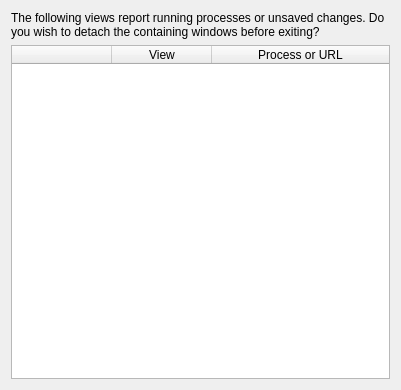
<?xml version="1.0" encoding="UTF-8"?>
<ui version="4.0">
 <class>DetachProcesses</class>
 <widget class="QWidget" name="DetachProcesses">
  <property name="geometry">
   <rect>
    <x>0</x>
    <y>0</y>
    <width>401</width>
    <height>390</height>
   </rect>
  </property>
  <property name="windowTitle">
   <string>Detach processes</string>
  </property>
  <layout class="QGridLayout" name="gridLayout">
   <item row="0" column="0">
    <widget class="QLabel" name="lTitle">
     <property name="text">
      <string>The following views report running processes or unsaved changes. Do you wish to detach the containing windows before exiting?</string>
     </property>
     <property name="wordWrap">
      <bool>true</bool>
     </property>
    </widget>
   </item>
   <item row="1" column="0">
    <widget class="QTableWidget" name="processTable">
     <property name="alternatingRowColors">
      <bool>true</bool>
     </property>
     <property name="selectionBehavior">
      <enum>QAbstractItemView::SelectRows</enum>
     </property>
     <property name="cornerButtonEnabled">
      <bool>false</bool>
     </property>
     <property name="columnCount">
      <number>3</number>
     </property>
     <attribute name="horizontalHeaderVisible">
      <bool>true</bool>
     </attribute>
     <attribute name="horizontalHeaderStretchLastSection">
      <bool>true</bool>
     </attribute>
     <attribute name="verticalHeaderVisible">
      <bool>false</bool>
     </attribute>
     <attribute name="verticalHeaderStretchLastSection">
      <bool>false</bool>
     </attribute>
     <column>
      <property name="text">
       <string/>
      </property>
     </column>
     <column>
      <property name="text">
       <string>View</string>
      </property>
     </column>
     <column>
      <property name="text">
       <string>Process or URL</string>
      </property>
     </column>
    </widget>
   </item>
  </layout>
 </widget>
 <resources/>
 <connections/>
</ui>
